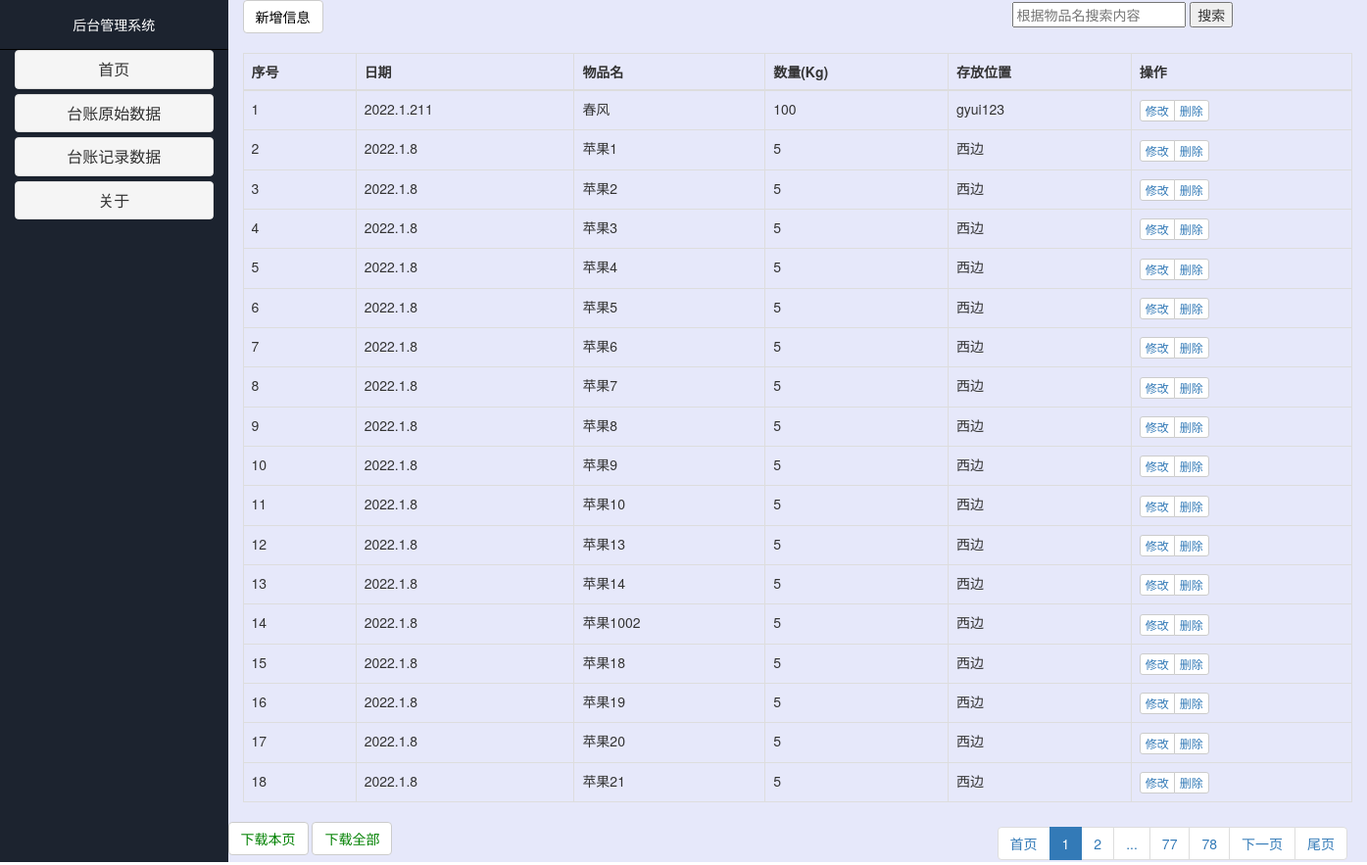
The app's page /yuanshi/ (signed in) with its own data.
### model.py (models this page shows, shortened)
class Ystable(db.Model):
  __tablename__ = 'yuanshi'
  id = db.Column(db.Integer, primary_key=True, autoincrement=True)
  date = db.Column(db.String(1000), nullable=False)  #记录时间
  name = db.Column(db.String(1000), nullable=False)  #名字
  num = db.Column(db.String(1000), nullable=False)   #数量
  site = db.Column(db.String(1000), nullable=False)  #位置

### app.py (the view)
@app.route('/yuanshi/')
def yuanshi():
    page = request.args.get('page',1)
    page = int(page)
    info_yuanshi = Ystable.query.order_by(Ystable.id).paginate(page,18)
    return render_template('yuanshi.html', **locals())

### app.py (called while the page is built)
@app.before_request
def before_request():
    url = request.path
    pass_url = ['/login', '/register', '/modify_mm']
    if url in pass_url:
        pass
    else:
        if not session.get("username") and request.endpoint not in ('login', 'static'):
            return redirect("/login")

### templates/yuanshi.html (shortened to what this page needs)
{% extends 'admin.html' %}
{% block content %}
<div class="tab-content">
  <div id="showgengxin" class="tab-pane fade in active">
    <form method="post" action="/serchyuanshi">
        <div class="container">
          <div class="row">
            <div class="col">
              <button class="btn btn-default" type="button"><a href="/addyuanshi" style="color:black">新增信息</a></button>
              <input class="search-content" type="text" placeholder="根据物品名搜索内容" name="word" style="margin-left: 700px">
              <button class="search-btn" type="submit">搜索</button>
            </div>
          </div>
        </div>
    </form>
    <table class="table table-bordered table-hover " style="margin:20px auto">
        <thead>
            <tr>
                <th>序号 </th>
                <th>日期 </th>
                <th>物品名 </th>
                <th>数量(Kg) </th>
                <th>存放位置 </th>
                <th>操作 </th>
            </tr>
        </thead>
        <tbody>
        {% for inf in info_yuanshi.items %}
            <tr>
                <td>{{ inf.id }} </td>
                <td>{{ inf.date }} </td>
                <td>{{ inf.name }} </td>
                <td>{{ inf.num }} </td>
                <td>{{ inf.site }} </td>
                <td>
                    <div class="btn-group btn-group-xs">
                        <button class="btn btn-default" type="button"> <a href="/modifyinfoyuanshi?id={{ inf.id }}">修改</a></button>
                        <button class="btn btn-default" type="button"> <a href="/deleinfoyuanshi?id={{ inf.id }}">删除</a></button>
                    </div>
                </td>
            </tr>
            {% endfor %}
        </tbody>
    </table>
      <div class="row">
        <ul class="pagination pull-right" style="margin:5px 20px">
            <li><a href="/yuanshi/?page=1">首页</a> </li>
            {% for yuanshis in info_yuanshi.iter_pages(2,0,1,2) %}
                {% if yuanshis %}
                    {% if yuanshis == page %}
                        <li class="active"><a href="#">{{yuanshis}}</a> </li>
                    {% else %}
                        <li><a href="/yuanshi/?page={{yuanshis}}">{{yuanshis}}</a> </li>
                    {% endif %}
                {% else %}
                    <li><a href="#">...</a> </li>
                {% endif %}
            {% endfor %}
            {% if info_yuanshi.has_next %}
                <li><a href="/yuanshi/?page={{info_yuanshi.next_num}}">下一页</a> </li>
            {% endif %}
            {% if info_yuanshi.page !=info_yuanshi.pages %}
                <li><a href="/yuanshi/?page={{info_yuanshi.pages}}">尾页</a> </li>
            {% endif %}
        </ul>
        <button class="btn btn-default" type="button"><a href="/download_yuanshi_page?id={{ info_yuanshi.page }}" style="color:green">下载本页</a></button>
        <button class="btn btn-default" type="button"><a href="/download_yuanshi" style="color:green">下载全部</a></button>
      </div>
  </div>
</div>
{% endblock %}

### templates/admin.html (shortened to what this page needs)
<!DOCTYPE html>
<html lang="en">
<head>
    <link rel="stylesheet" href="../static/css/bootstrap3.css">
</head>
<body>
    <div class="container-fluid">
        <div class="row">
            <div class="col-sm-2 col-md-2" style="height:880px;background-color:#1c232f">
                <div class="text-center" style="height:50px;line-height:50px">
                    <a href="#" style="text-decoration:none;color:white;display:block;">后台管理系统</a>
                </div>
                <div class="panel-group" id="accordion">
                  <div class="panel panel-default">
                    <div class="panel-heading" role="tab" id="headingFirst">
                      <h4 class="panel-title text-center">
                        <a role="button" data-toggle="collapse" data-parent="#accordion" href="#collapseFirst" aria-expanded="true" aria-controls="collapseFirst">
                          首页
                        </a>
                      </h4>
                    </div>
                  </div>
                  <div class="panel panel-default">
                    <div class="panel-heading">
                      <h4 class="panel-title text-center">
                        <a data-toggle="collapse" data-parent="#accordion" href="#collapseOne" id="menu">
                          台账原始数据
                        </a>
                      </h4>
                    </div>
                  </div>
                  <div class="panel panel-default">
                    <div class="panel-heading" role="tab" id="headingTwo">
                      <h4 class="panel-title text-center">
                        <a class="collapsed" role="button" data-toggle="collapse" data-parent="#accordion" href="#collapseTwo" aria-expanded="false" aria-controls="collapseTwo">
                          台账记录数据
                        </a>
                      </h4>
                    </div>
                  </div>
                  <div class="panel panel-default">
                    <div class="panel-heading" role="tab" id="headingThree">
                      <h4 class="panel-title text-center">
                        <a class="collapsed" role="button" data-toggle="collapse" data-parent="#accordion" href="#collapseThree" aria-expanded="false" aria-controls="collapseThree">
                          关于
                        </a>
                      </h4>
                    </div>
                    </div>
                  </div>
                </div>
            <div class="col-sm-10 col-md-10" style="height:880px;background-color:#E6E8FA">
                {% block content %}
                {% endblock %}
            </div>
        </div>
    </div>
</body>
</html>

### templates/admin.html (style rules this page uses)
a { text-decoration:none; }

### records on screen
Ystable: id "1", date "2022.1.211", name "春风", num "100", site "gyui123"
Ystable: id "2", date "2022.1.8", name "苹果1", num "5", site "西边"
Ystable: id "3", date "2022.1.8", name "苹果2", num "5", site "西边"
Ystable: id "4", date "2022.1.8", name "苹果3", num "5", site "西边"
Ystable: id "5", date "2022.1.8", name "苹果4", num "5", site "西边"
Ystable: id "6", date "2022.1.8", name "苹果5", num "5", site "西边"
Ystable: id "7", date "2022.1.8", name "苹果6", num "5", site "西边"
Ystable: id "8", date "2022.1.8", name "苹果7", num "5", site "西边"
Ystable: id "9", date "2022.1.8", name "苹果8", num "5", site "西边"
Ystable: id "10", date "2022.1.8", name "苹果9", num "5", site "西边"
Ystable: id "11", date "2022.1.8", name "苹果10", num "5", site "西边"
Ystable: id "12", date "2022.1.8", name "苹果13", num "5", site "西边"
Ystable: id "13", date "2022.1.8", name "苹果14", num "5", site "西边"
Ystable: id "14", date "2022.1.8", name "苹果1002", num "5", site "西边"
Ystable: id "15", date "2022.1.8", name "苹果18", num "5", site "西边"
Ystable: id "16", date "2022.1.8", name "苹果19", num "5", site "西边"
Ystable: id "17", date "2022.1.8", name "苹果20", num "5", site "西边"
Ystable: id "18", date "2022.1.8", name "苹果21", num "5", site "西边"

### other values on screen
{{ yuanshis }} "1"
{{ yuanshis }} "2" "77" "78"
